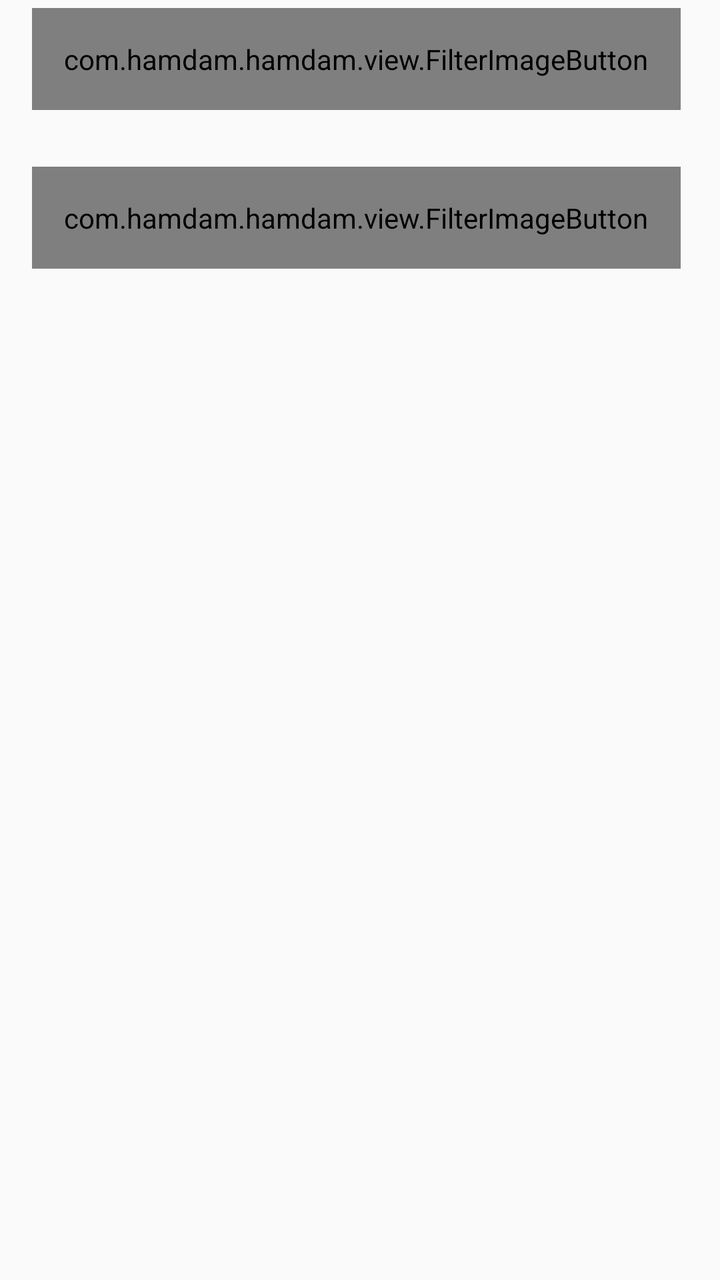
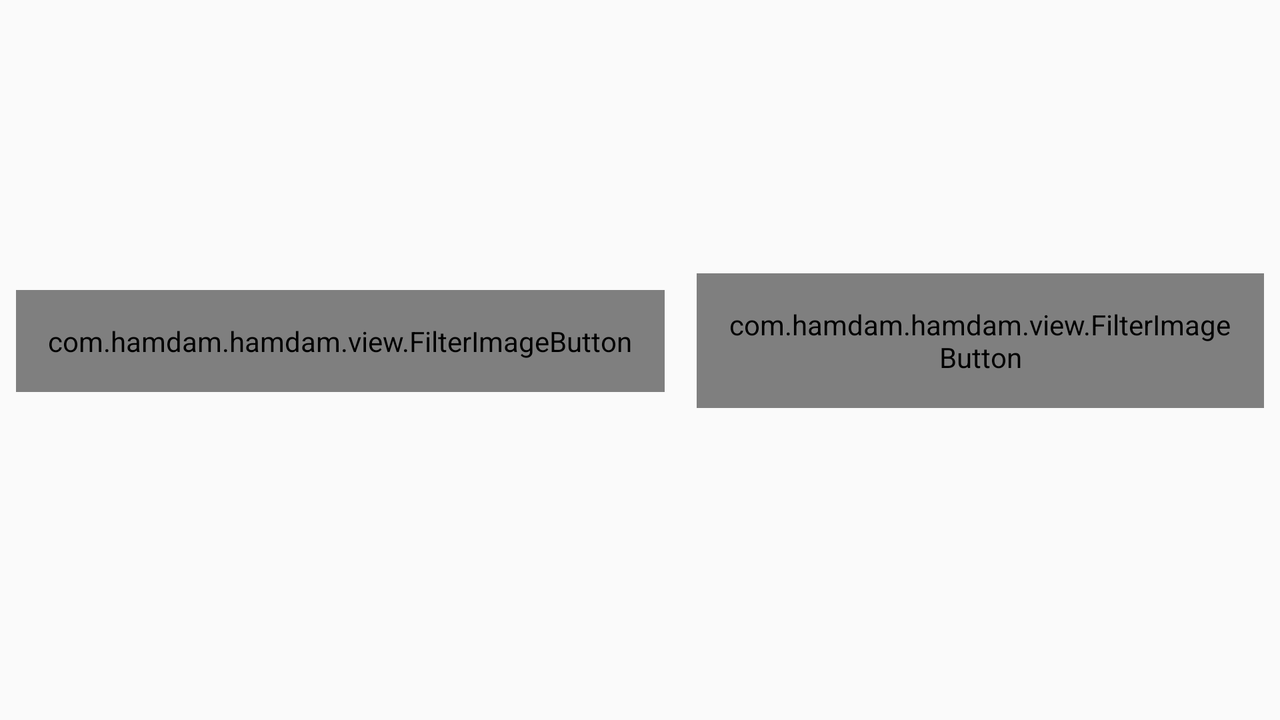

An Android layout and its configuration variant, each rendered on a device that would load it. The default file and the variant file are quoted in full after the pictures.
<!-- AndroidManifest.xml: application theme HamdamTheme -->
<!-- res/layout/fragment_status_4option.xml -->
<RelativeLayout xmlns:android="http://schemas.android.com/apk/res/android"
    xmlns:tools="http://schemas.android.com/tools"
    android:layout_width="match_parent"
    android:layout_height="match_parent"
    tools:context="com.hamdam.hamdam.view.fragment.statusfragments.QuizStatusFragment"
    android:layoutDirection="ltr"
    android:gravity="center_horizontal"
    android:orientation="vertical">

        <LinearLayout
            android:layout_width="wrap_content"
            android:layout_height="wrap_content"
            android:gravity="center_horizontal"
            android:orientation="vertical"
            android:id="@+id/top_row">

            <com.hamdam.hamdam.view.FilterImageButton
                android:id="@+id/optionTwo"
                android:layout_width="wrap_content"
                android:layout_height="wrap_content"
                android:layout_marginTop="4dip"
                android:padding="@dimen/status_button_padding"
                android:layout_marginRight="@dimen/status_button_padding"
                android:layout_marginEnd="@dimen/status_button_padding"
                android:layout_marginLeft="@dimen/status_button_padding"
                android:layout_marginStart="@dimen/status_button_padding"/>

            <TextView
                android:layout_width="wrap_content"
                android:layout_height="wrap_content"
                android:id="@+id/optionTextTwo"
                android:textColor="@color/white"
                android:layout_gravity="center_horizontal"
                android:textSize="@dimen/question_text_size"/>

            <com.hamdam.hamdam.view.FilterImageButton
                android:id="@+id/optionFour"
                android:layout_width="wrap_content"
                android:layout_height="wrap_content"
                android:layout_marginTop="4dip"
                android:padding="@dimen/status_button_padding"
                android:layout_marginRight="@dimen/status_button_padding"
                android:layout_marginEnd="@dimen/status_button_padding"
                android:layout_marginLeft="@dimen/status_button_padding"
                android:layout_marginStart="@dimen/status_button_padding"/>

            <TextView
                android:layout_width="wrap_content"
                android:layout_height="wrap_content"
                android:id="@+id/optionTextFour"
                android:textColor="@color/white"
                android:layout_gravity="center_horizontal"
                android:textSize="@dimen/question_text_size"/>
        </LinearLayout>

        <LinearLayout
            android:layout_width="wrap_content"
            android:layout_height="wrap_content"
            android:gravity="center_horizontal"
            android:orientation="vertical"
            android:layout_toRightOf="@+id/top_row"
            android:layout_toEndOf="@+id/top_row">

            <com.hamdam.hamdam.view.FilterImageButton
                android:id="@+id/optionOne"
                android:layout_width="wrap_content"
                android:layout_height="wrap_content"
                android:layout_marginTop="4dip"
                android:padding="@dimen/status_button_padding"
                android:layout_marginRight="@dimen/status_button_padding"
                android:layout_marginEnd="@dimen/status_button_padding"
                android:layout_marginLeft="@dimen/status_button_padding"
                android:layout_marginStart="@dimen/status_button_padding"/>

            <TextView
                android:layout_width="wrap_content"
                android:layout_height="wrap_content"
                android:id="@+id/optionTextOne"
                android:textColor="@color/white"
                android:layout_gravity="center_horizontal"
                android:textSize="@dimen/question_text_size"/>

            <com.hamdam.hamdam.view.FilterImageButton
                android:id="@+id/optionThree"
                android:layout_width="wrap_content"
                android:layout_height="wrap_content"
                android:layout_marginTop="4dip"
                android:padding="@dimen/status_button_padding"
                android:layout_marginRight="@dimen/status_button_padding"
                android:layout_marginEnd="@dimen/status_button_padding"
                android:layout_marginLeft="@dimen/status_button_padding"
                android:layout_marginStart="@dimen/status_button_padding"/>

            <TextView
                android:layout_width="wrap_content"
                android:layout_height="wrap_content"
                android:id="@+id/optionTextThree"
                android:textColor="@color/white"
                android:layout_gravity="center_horizontal"
                android:textSize="@dimen/question_text_size"/>

        </LinearLayout>

</RelativeLayout>
<!-- resources referenced by this layout -->
<resources>
  <color name="white">#ffffff</color>
  <dimen name="question_text_size">18sp</dimen>
  <dimen name="status_button_padding">16dip</dimen>
  <color name="primary_dark">#372166</color>
  <color name="light_accent">#52319A</color>
  <color name="dark_background_purple">#372166</color>
  <style name="HamdamTheme.CustomBorderlessButtonStyle" parent="@style/Widget.AppCompat.Button.Borderless">
          <item name="android:textColor">@color/dark_background_purple</item>
          <item name="colorPrimary">@color/dark_background_purple</item>
          <item name="colorAccent">@color/dark_background_purple</item>
      </style>
  <style name="HamdamTheme.CustomPreferenceThemeOverlay" parent="@style/PreferenceThemeOverlay">
          <item name="android:textSize">18sp</item>
          <item name="dialogPreferenceStyle">@style/HamdamTheme.CustomDialogStyle</item>
          <item name="colorAccent">@color/dark_background_purple</item>
          <item name="android:textColorSecondary">@color/light_text_grey</item>
      </style>
  <color name="light_primary">#f1f2f2</color>
  <color name="light_text_primary">#52319A</color>
  <color name="light_icon">#834EEA</color>
  <color name="primary_purple">#834EEA</color>
  <color name="light_text_second">#737373</color>
  <color name="light_text_drawer">#737373</color>
  <color name="light_text_day">#ffffff</color>
  <color name="light_divider">#e0e0e0</color>
  <color name="light_select_day">#eff2f1</color>
  <color name="light_drawer_background">#f4f4f4</color>
  <color name="light_drawer_select">#eeeeee</color>
  <color name="light_icon_drawer">#834EEA</color>
  <!-- drawable old_circle_current_day_light (drawable) -->
  <?xml version="1.0" encoding="utf-8"?>
  <shape xmlns:android="http://schemas.android.com/apk/res/android"
      android:shape="oval">
      <stroke
          android:width="2dip"
          android:color="@color/white" />
      <solid android:color="@null" />
  
  </shape>
  <!-- drawable circle_select_light (drawable) -->
  <?xml version="1.0" encoding="utf-8"?>
  <shape xmlns:android="http://schemas.android.com/apk/res/android"
      android:shape="oval">
      <solid android:color="@color/light_select_day" />
  
  </shape>
  <!-- drawable app_divider_light (drawable) -->
  <?xml version="1.0" encoding="utf-8"?>
  <shape xmlns:android="http://schemas.android.com/apk/res/android">
      <size
          android:width="1dp"
          android:height="1dp" />
  
      <solid android:color="@color/light_text_grey" />
  
  </shape>
  <!-- drawable period_window (drawable) -->
  <?xml version="1.0" encoding="utf-8"?>
  <shape xmlns:android="http://schemas.android.com/apk/res/android"
      android:shape="rectangle">
      <corners android:radius="140dip" />
      <solid android:color="@color/active_period" />
  
  </shape>
  <!-- drawable ovulation_window (drawable) -->
  <?xml version="1.0" encoding="utf-8"?>
  <shape xmlns:android="http://schemas.android.com/apk/res/android"
      android:shape="rectangle">
      <corners android:radius="80dp" />
  
      <solid android:color="@color/active_ovulation" />
  
  </shape>
  <color name="light_background_purple">#834EEA</color>
  <style name="HamdamTheme.TextAppearanceRegular" tools:ignore="MissingPrefix">
          <item name="fontPath">fonts/iransans.ttf</item>
      </style>
  <color name="light_text_grey">#d0d0d0</color>
  <color name="active_period">#e9D83D6D</color>
  <color name="active_ovulation">#e92799FF</color>
</resources>
<!-- res/layout-land/fragment_status_4option.xml (the repository's variant of the layout above) -->
<!-- drawn on the phone turned sideways -->
<LinearLayout xmlns:android="http://schemas.android.com/apk/res/android"
    xmlns:tools="http://schemas.android.com/tools"
    android:layout_width="match_parent"
    android:layout_height="wrap_content"
    android:layout_centerHorizontal="true"
    android:gravity="center"
    android:orientation="horizontal"
    android:layoutDirection="ltr"
    tools:context="com.hamdam.hamdam.view.fragment.statusfragments.QuizStatusFragment">

    <LinearLayout
        android:layout_width="wrap_content"
        android:layout_height="wrap_content"
        android:orientation="vertical">

        <com.hamdam.hamdam.view.FilterImageButton
            android:id="@+id/optionFour"
            android:layout_width="wrap_content"
            android:layout_height="wrap_content"
            android:padding="@dimen/status_button_padding"
            android:layout_margin="@dimen/quiz_button_padding_land"/>

        <TextView
            android:id="@+id/optionTextFour"
            android:layout_gravity="center"
            android:layout_width="wrap_content"
            android:layout_height="wrap_content"
            android:textColor="@color/white"/>

    </LinearLayout>
    <LinearLayout
        android:layout_width="wrap_content"
        android:layout_height="wrap_content"
        android:orientation="vertical">

        <com.hamdam.hamdam.view.FilterImageButton
            android:id="@+id/optionThree"
            android:layout_width="wrap_content"
            android:layout_height="wrap_content"
            android:layout_margin="@dimen/quiz_button_padding_land"
            android:padding="@dimen/status_button_padding" />

        <TextView
            android:id="@+id/optionTextThree"
            android:layout_width="wrap_content"
            android:layout_height="wrap_content"
            android:layout_gravity="center"
            android:textColor="@color/white"/>

    </LinearLayout>

    <LinearLayout
        android:layout_width="wrap_content"
        android:layout_height="wrap_content"
        android:orientation="vertical">

        <com.hamdam.hamdam.view.FilterImageButton
            android:id="@+id/optionTwo"
            android:layout_width="wrap_content"
            android:layout_height="wrap_content"
            android:layout_margin="@dimen/quiz_button_padding_land"
            android:padding="@dimen/status_button_padding" />

        <TextView
            android:id="@+id/optionTextTwo"
            android:layout_width="wrap_content"
            android:layout_height="wrap_content"
            android:layout_gravity="center"
            android:textColor="@color/white"/>

    </LinearLayout>

    <LinearLayout
        android:layout_width="wrap_content"
        android:layout_height="wrap_content"
        android:orientation="vertical">

        <com.hamdam.hamdam.view.FilterImageButton
            android:id="@+id/optionOne"
            android:layout_width="wrap_content"
            android:layout_height="wrap_content"
            android:layout_margin="@dimen/quiz_button_padding_land"
            android:padding="@dimen/status_button_padding" />

        <TextView
            android:id="@+id/optionTextOne"
            android:layout_width="wrap_content"
            android:layout_height="wrap_content"
            android:layout_gravity="center"
            android:textColor="@color/white"/>

    </LinearLayout>

</LinearLayout>
<!-- resources referenced by the variant -->
<!-- as the phone turned sideways resolves them -->
<resources>
  <color name="white">#ffffff</color>
  <dimen name="quiz_button_padding_land">8dip</dimen>
  <dimen name="status_button_padding">16dip</dimen>
  <color name="primary_dark">#372166</color>
  <color name="light_accent">#52319A</color>
  <color name="dark_background_purple">#372166</color>
  <style name="HamdamTheme.CustomBorderlessButtonStyle" parent="@style/Widget.AppCompat.Button.Borderless">
          <item name="android:textColor">@color/dark_background_purple</item>
          <item name="colorPrimary">@color/dark_background_purple</item>
          <item name="colorAccent">@color/dark_background_purple</item>
      </style>
  <style name="HamdamTheme.CustomPreferenceThemeOverlay" parent="@style/PreferenceThemeOverlay">
          <item name="android:textSize">18sp</item>
          <item name="dialogPreferenceStyle">@style/HamdamTheme.CustomDialogStyle</item>
          <item name="colorAccent">@color/dark_background_purple</item>
          <item name="android:textColorSecondary">@color/light_text_grey</item>
      </style>
  <color name="light_primary">#f1f2f2</color>
  <color name="light_text_primary">#52319A</color>
  <color name="light_icon">#834EEA</color>
  <color name="primary_purple">#834EEA</color>
  <color name="light_text_second">#737373</color>
  <color name="light_text_drawer">#737373</color>
  <color name="light_text_day">#ffffff</color>
  <color name="light_divider">#e0e0e0</color>
  <color name="light_select_day">#eff2f1</color>
  <color name="light_drawer_background">#f4f4f4</color>
  <color name="light_drawer_select">#eeeeee</color>
  <color name="light_icon_drawer">#834EEA</color>
  <!-- drawable old_circle_current_day_light (drawable) -->
  <?xml version="1.0" encoding="utf-8"?>
  <shape xmlns:android="http://schemas.android.com/apk/res/android"
      android:shape="oval">
      <stroke
          android:width="2dip"
          android:color="@color/white" />
      <solid android:color="@null" />
  
  </shape>
  <!-- drawable circle_select_light (drawable) -->
  <?xml version="1.0" encoding="utf-8"?>
  <shape xmlns:android="http://schemas.android.com/apk/res/android"
      android:shape="oval">
      <solid android:color="@color/light_select_day" />
  
  </shape>
  <!-- drawable app_divider_light (drawable) -->
  <?xml version="1.0" encoding="utf-8"?>
  <shape xmlns:android="http://schemas.android.com/apk/res/android">
      <size
          android:width="1dp"
          android:height="1dp" />
  
      <solid android:color="@color/light_text_grey" />
  
  </shape>
  <!-- drawable period_window (drawable) -->
  <?xml version="1.0" encoding="utf-8"?>
  <shape xmlns:android="http://schemas.android.com/apk/res/android"
      android:shape="rectangle">
      <corners android:radius="140dip" />
      <solid android:color="@color/active_period" />
  
  </shape>
  <!-- drawable ovulation_window (drawable) -->
  <?xml version="1.0" encoding="utf-8"?>
  <shape xmlns:android="http://schemas.android.com/apk/res/android"
      android:shape="rectangle">
      <corners android:radius="80dp" />
  
      <solid android:color="@color/active_ovulation" />
  
  </shape>
  <color name="light_background_purple">#834EEA</color>
  <style name="HamdamTheme.TextAppearanceRegular" tools:ignore="MissingPrefix">
          <item name="fontPath">fonts/iransans.ttf</item>
      </style>
  <color name="light_text_grey">#d0d0d0</color>
  <color name="active_period">#e9D83D6D</color>
  <color name="active_ovulation">#e92799FF</color>
</resources>
